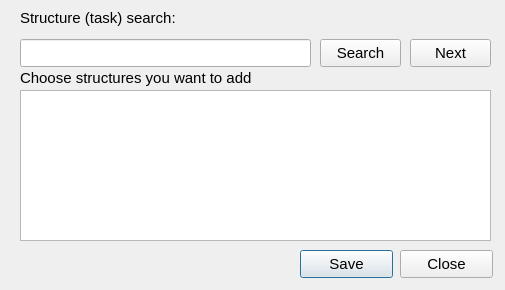
<?xml version="1.0" encoding="UTF-8"?>
<ui version="4.0">
 <class>Dialog</class>
 <widget class="QDialog" name="Dialog">
  <property name="geometry">
   <rect>
    <x>0</x>
    <y>0</y>
    <width>505</width>
    <height>290</height>
   </rect>
  </property>
  <property name="minimumSize">
   <size>
    <width>505</width>
    <height>290</height>
   </size>
  </property>
  <property name="maximumSize">
   <size>
    <width>505</width>
    <height>290</height>
   </size>
  </property>
  <property name="windowTitle">
   <string>Dialog</string>
  </property>
  <widget class="QLabel" name="label">
   <property name="geometry">
    <rect>
     <x>20</x>
     <y>70</y>
     <width>231</width>
     <height>16</height>
    </rect>
   </property>
   <property name="font">
    <font>
     <pointsize>11</pointsize>
    </font>
   </property>
   <property name="text">
    <string>Choose structures you want to add:</string>
   </property>
  </widget>
  <widget class="QPushButton" name="Save">
   <property name="geometry">
    <rect>
     <x>300</x>
     <y>250</y>
     <width>93</width>
     <height>28</height>
    </rect>
   </property>
   <property name="font">
    <font>
     <pointsize>11</pointsize>
    </font>
   </property>
   <property name="text">
    <string>Save</string>
   </property>
  </widget>
  <widget class="QTreeView" name="AllStruct">
   <property name="geometry">
    <rect>
     <x>20</x>
     <y>90</y>
     <width>471</width>
     <height>151</height>
    </rect>
   </property>
   <property name="font">
    <font>
     <pointsize>11</pointsize>
    </font>
   </property>
  </widget>
  <widget class="QPushButton" name="pushButton">
   <property name="geometry">
    <rect>
     <x>400</x>
     <y>250</y>
     <width>93</width>
     <height>28</height>
    </rect>
   </property>
   <property name="font">
    <font>
     <pointsize>11</pointsize>
    </font>
   </property>
   <property name="text">
    <string>Close</string>
   </property>
  </widget>
  <widget class="QPushButton" name="NextResult">
   <property name="geometry">
    <rect>
     <x>410</x>
     <y>39</y>
     <width>81</width>
     <height>28</height>
    </rect>
   </property>
   <property name="font">
    <font>
     <pointsize>11</pointsize>
    </font>
   </property>
   <property name="text">
    <string>Next</string>
   </property>
  </widget>
  <widget class="QPushButton" name="Search">
   <property name="geometry">
    <rect>
     <x>320</x>
     <y>39</y>
     <width>81</width>
     <height>28</height>
    </rect>
   </property>
   <property name="font">
    <font>
     <pointsize>11</pointsize>
    </font>
   </property>
   <property name="text">
    <string>Search</string>
   </property>
  </widget>
  <widget class="QLineEdit" name="SearchRequest">
   <property name="geometry">
    <rect>
     <x>20</x>
     <y>39</y>
     <width>291</width>
     <height>28</height>
    </rect>
   </property>
   <property name="font">
    <font>
     <pointsize>11</pointsize>
    </font>
   </property>
  </widget>
  <widget class="QLabel" name="label_5">
   <property name="geometry">
    <rect>
     <x>20</x>
     <y>10</y>
     <width>231</width>
     <height>16</height>
    </rect>
   </property>
   <property name="font">
    <font>
     <pointsize>11</pointsize>
    </font>
   </property>
   <property name="text">
    <string>Structure (task) search:</string>
   </property>
  </widget>
 </widget>
 <resources/>
 <connections/>
</ui>
